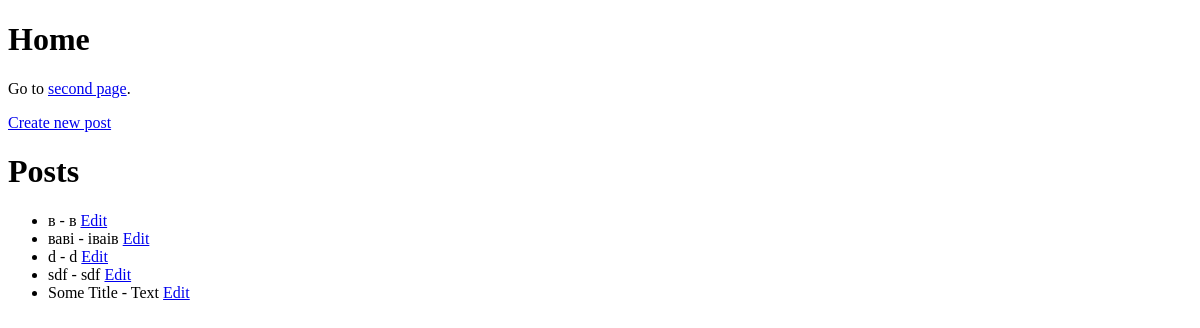
Before: / with the older database file.
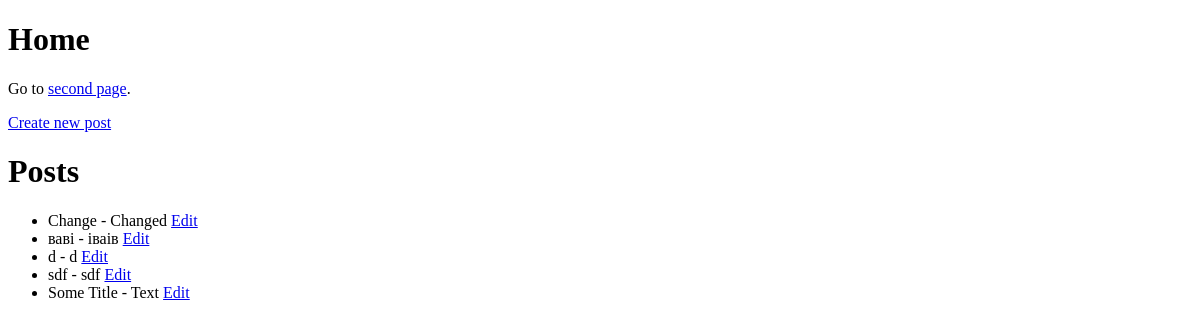
After: the same page with the newer database file.
### menu/models.py (models this page shows, shortened)
class Post(models.Model):
    title = models.CharField(max_length=200)
    content = models.TextField()

### menu/views.py (the view)
# urls.py: path('', views.home, name='home'),
def home(request):
    posts = Post.objects.all()
    return render(request, 'home.html', {'posts': posts})

### templates/home.html (shortened to what this page needs)
<!DOCTYPE html>
<html lang="uk">
<head>
</head>
<body>
    <h1>Home</h1>
    <p>Go to <a href="{% url 'secondPage' %}">second page</a>.</p>
    <a href="{% url 'create_post' %}">Create new post</a>
    <h1>Posts</h1>
    <ul>
        {% for post in posts %}
        <li>{{ post.title }} - {{ post.content }} <a href="{% url 'edit_post' post.id %}">Edit</a></li>
        {% endfor %}
    </ul>
</body>
</html>

Changed rows visible on the page:
changed Post: title "в" → "Change"; content "в" → "Changed"
